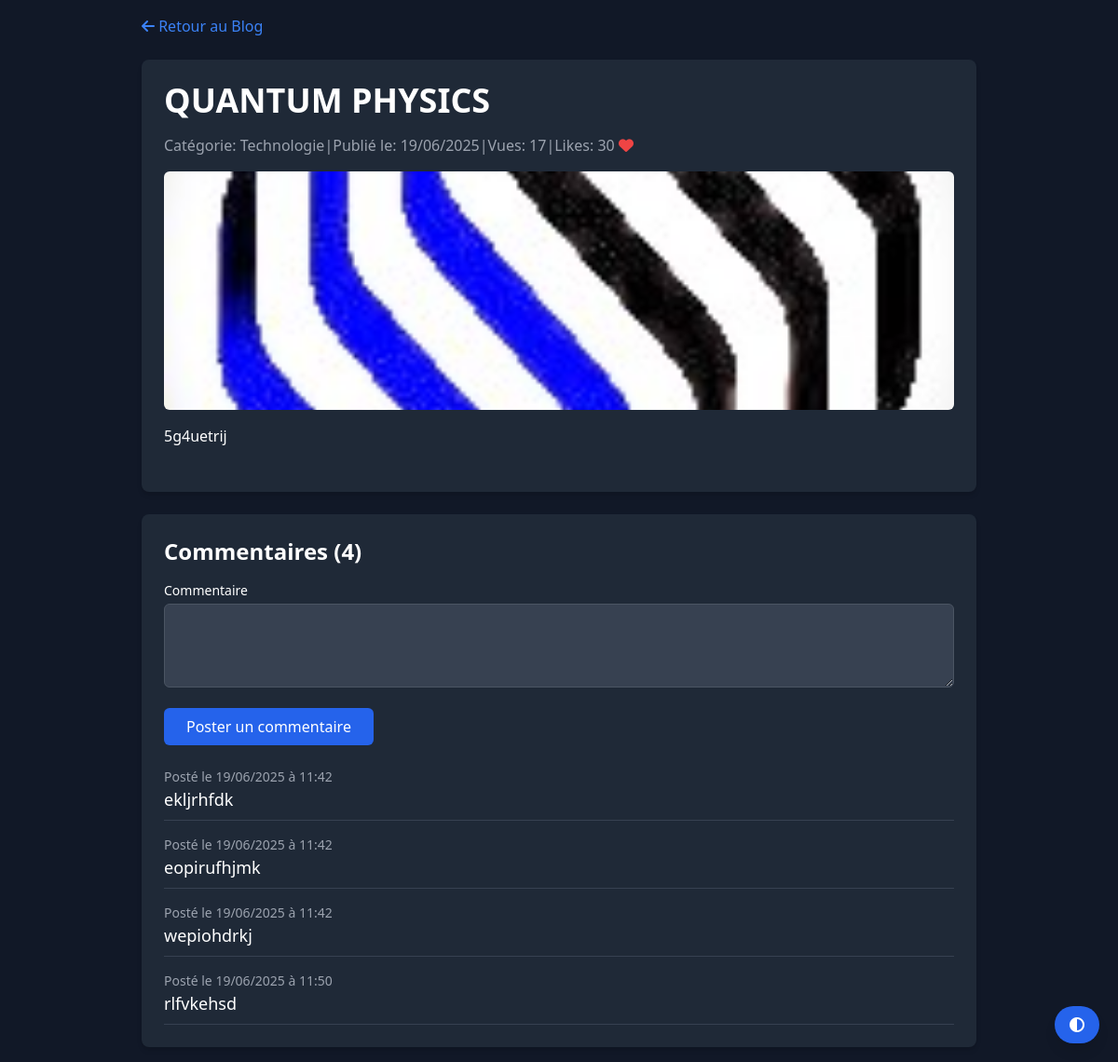
The app's page /post/4 with its own data.
### models.py (models this page shows)
class BlogPost(db.Model):
    id = db.Column(db.Integer, primary_key=True, autoincrement=True)
    title = db.Column(db.String(100), nullable=False)
    content = db.Column(db.Text, nullable=False)
    media_path = db.Column(db.String(200), nullable=True)
    published = db.Column(db.Boolean, default=False)
    created_at = db.Column(db.DateTime, default=datetime.utcnow)
    views = db.Column(db.Integer, default=0)
    likes = db.Column(db.Integer, default=0)
    category_id = db.Column(db.Integer, db.ForeignKey('category.id'), nullable=False)
    author_id = db.Column(db.Integer, db.ForeignKey('user.id'), nullable=False)
    comments = db.relationship('Comment', backref='post', cascade='all, delete-orphan', lazy=True)

class Category(db.Model):
    id = db.Column(db.Integer, primary_key=True, autoincrement=True)
    name = db.Column(db.String(50), unique=True, nullable=False)
    posts = db.relationship('BlogPost', backref='category', lazy=True)

class Comment(db.Model):
    id = db.Column(db.Integer, primary_key=True, autoincrement=True)
    content = db.Column(db.Text, nullable=False)
    created_at = db.Column(db.DateTime, default=datetime.utcnow)
    post_id = db.Column(db.Integer, db.ForeignKey('blog_post.id'), nullable=False)

### app.py (the view)
@app.route('/post/<int:post_id>', methods=['GET', 'POST'])
def post_detail(post_id):
    post = BlogPost.query.get_or_404(post_id)
    if post.published or (current_user.is_authenticated and current_user.id == post.author_id):
        post.views += 1
        db.session.commit()
        form = CommentForm()
        if form.validate_on_submit():
            comment = Comment(content=form.content.data, post_id=post.id)
            db.session.add(comment)
            db.session.commit()
            flash("Commentaire ajouté !", "success")
            return redirect(url_for('post_detail', post_id=post.id))
        comments = Comment.query.filter_by(post_id=post.id).all()
        return render_template('post_detail.html', post=post, comments=comments, form=form)
    return redirect(url_for('Hakilia_blog'))

### forms.py
class CommentForm(FlaskForm):
    content = TextAreaField('Commentaire', validators=[DataRequired()])
    submit = SubmitField('Poster')

### templates/post_detail.html (shortened to what this page needs)
{% extends "base.html" %}
{% block content %}
    <div class="max-w-4xl mx-auto">
        <a href="{{ url_for('Hakilia_blog') }}" class="text-blue-500 hover:underline mb-6 inline-block"><i class="fas fa-arrow-left"></i> Retour au Blog</a>
        <article class="bg-white dark:bg-gray-800 p-6 rounded-lg shadow-md mb-6">
            <h1 class="text-4xl font-bold mb-4">{{ post.title }}</h1>
            <div class="flex items-center text-gray-500 dark:text-gray-400 mb-4">
                <span>Catégorie: {{ post.category.name }}</span> |
                <span>Publié le: {{ post.created_at.strftime('%d/%m/%Y') }}</span> |
                <span>Vues: {{ post.views }}</span> |
                <span>Likes: <span id="like-count">{{ post.likes }}</span> <button id="like-btn" class="text-red-500 hover:text-red-700"><i class="fas fa-heart"></i></button></span>
            </div>
            {% if post.media_path %}
                {% if post.media_path.endswith(('mp4',)) %}
                    <video controls class="w-full h-64 object-cover rounded-md mb-4">
                        <source src="{{ url_for('static', filename='img/' + post.media_path) }}" type="video/mp4">
                    </video>
                {% else %}
                    <img src="{{ url_for('static', filename='img/' + post.media_path) }}" alt="{{ post.title }}" class="w-full h-64 object-cover rounded-md mb-4">
                {% endif %}
            {% endif %}
            <div class="prose dark:prose-invert">{{ post.content|safe }}</div>
        </article>
        <section class="bg-white dark:bg-gray-800 p-6 rounded-lg shadow-md">
            <h2 class="text-2xl font-semibold mb-4">Commentaires ({{ comments|length }})</h2>
            <form action="{{ url_for('post_detail', post_id=post.id) }}" method="POST" class="mb-6 space-y-4">
                <div>
                    {{ form.content.label(class="block text-sm font-medium mb-1") }}
                    {{ form.content(class="w-full p-2 border border-gray-300 rounded-md dark:bg-gray-700 dark:border-gray-600", rows=3) }}
                </div>
                <button type="submit" class="bg-blue-600 text-white px-6 py-2 rounded-md hover:bg-blue-700 transition">Poster un commentaire</button>
            </form>
            <ul class="space-y-4">
                {% for comment in comments %}
                    <li class="border-b dark:border-gray-700 pb-2">
                        <p class="text-gray-600 dark:text-gray-400 text-sm">Posté le {{ comment.created_at.strftime('%d/%m/%Y à %H:%M') }}</p>
                        <p class="text-lg">{{ comment.content }}</p>
                    </li>
                {% endfor %}
            </ul>
        </section>
    </div>
{% endblock %}

### templates/base.html (style rules this page uses)
h1 { font-size: 2rem; font-weight: bold; margin: 1em 0 0.5em; }
h2 { font-size: 1.5rem; font-weight: bold; margin: 1em 0 0.5em; }

### records on screen
BlogPost: title "QUANTUM PHYSICS", created_at "19/06/2025", views "17", likes "30", media_path (picture), content "5g4uetrij"
Category: category.name "Technologie"
Comment: created_at "19/06/2025 à 11:42", content "ekljrhfdk"
Comment: created_at "19/06/2025 à 11:42", content "eopirufhjmk"
Comment: created_at "19/06/2025 à 11:42", content "wepiohdrkj"
Comment: created_at "19/06/2025 à 11:50", content "rlfvkehsd"

### other values on screen
{{ comments|length }} "4"
